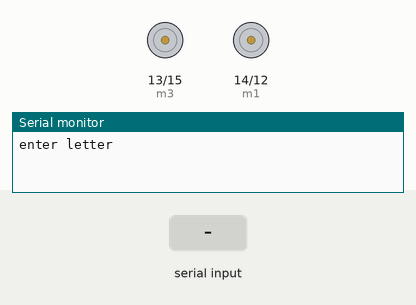
Recording of a sketch running on a simulated ESP8266 (Wemos D1 mini). Shown: motor-driver pin pairs drawn as motors (green arrow = first pin HIGH = forward, orange = second pin HIGH = backward, longer = more drive), the last lines printed to the serial monitor. Inputs (shaded band) come from the test bench.

Above: at 1.2 s.
1.3 s: "f" received over Serial
At 2.0 s:
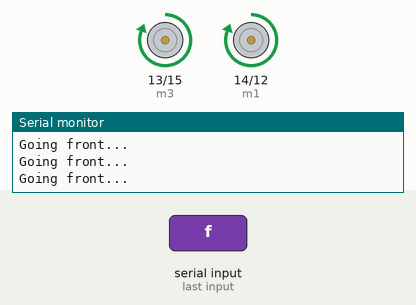
2.8 s: "b" received over Serial
At 4.0 s:
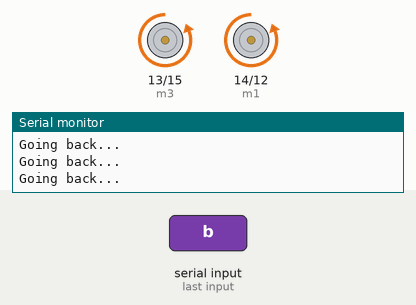
4.3 s: "r" received over Serial
At 5.5 s:
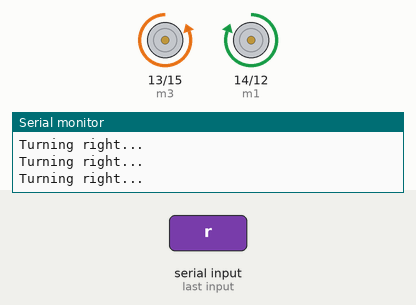
5.8 s: "l" received over Serial
At 6.6 s:
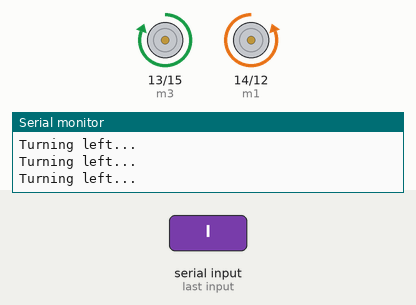
Timing chart, 0 to 8.3 s (numbered marks = the images above; inputs shaded):
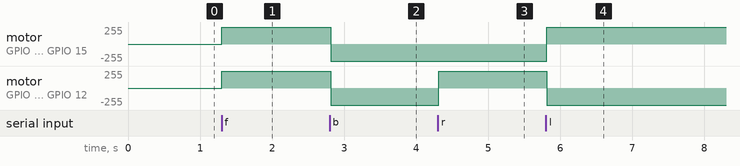

The sketch:

ProgramTest.ino
```cpp
int m1=14;
int m2=12;
int m3=13;
int m4=15;
int a;
void setup()
{
  pinMode(m1, OUTPUT);
  pinMode(m2, OUTPUT);
  pinMode(m3, OUTPUT);
  pinMode(m4, OUTPUT);
  Serial.begin(9600);
  Serial.println("enter letter");
}
void loop()
{
  if (Serial.available())
  {
    a=Serial.read();
  }
  switch(a)
  {
    case'f':
    digitalWrite(m1,HIGH);
    digitalWrite(m2,LOW);
    digitalWrite(m3,HIGH);
    digitalWrite(m4,LOW);
    Serial.println("Going front...");
    break;
    case'b':
    digitalWrite(m1,LOW);
    digitalWrite(m2,HIGH);
    digitalWrite(m3,LOW);
    digitalWrite(m4,HIGH);
    Serial.println("Going back...");
    break;
    case'r':
    digitalWrite(m1,HIGH);
    digitalWrite(m2,LOW);
    digitalWrite(m3,LOW);
    digitalWrite(m4,HIGH);
    Serial.println("Turning right...");
    break;
    case'l':
    digitalWrite(m1,LOW);
    digitalWrite(m2,HIGH);
    digitalWrite(m3,HIGH);
    digitalWrite(m4,LOW);
    Serial.println("Turning left...");
    break;
    case's':
    digitalWrite(m1,LOW);
    digitalWrite(m2,LOW);
    digitalWrite(m3,LOW);
    digitalWrite(m4,LOW);
    Serial.println("Stopping...");
    break;
  }
}
```

Measured:
- after the input at 1.3 s, motor on GPIO 13 (m3) / GPIO 15 (m4), motor on GPIO 14 (m1) / GPIO 12 (m2): stopped → forward 255/255 at once
- after the input at 2.8 s, motor on GPIO 13 (m3) / GPIO 15 (m4), motor on GPIO 14 (m1) / GPIO 12 (m2): forward 255/255 → backward 255/255 at once
- after the input at 4.3 s, motor on GPIO 14 (m1) / GPIO 12 (m2): backward 255/255 → forward 255/255 at once
- after the input at 5.8 s, motor on GPIO 13 (m3) / GPIO 15 (m4): backward 255/255 → forward 255/255 at once; motor on GPIO 14 (m1) / GPIO 12 (m2): forward 255/255 → backward 255/255 at once
